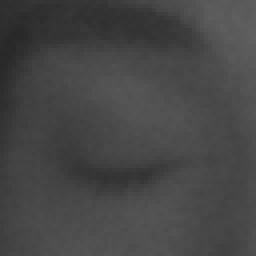
#> input picture MRL Model/Data/processed/closed_eyes/s0001_00735_0_0_0_0_0_01.png, 64 x 64 px, given as the content of the folder ushra Shahid/Desktop/IDVS/MRL Model/Data/processed/open_eyes, which was not available (shown 4 times larger)
$ jupyter execute statistics.ipynb
#> lines starting #> are read from the running program, lines starting #| are printed output that depends on the picture; pictures that were not available may be replaced by others from this repository, and a replacement may not be noted
[cell 1]
# Libraries
import os
import numpy as np
import matplotlib.pyplot as plt
from PIL import Image
from collections import Counter
from scipy import stats

processed_path = r"C:\Users\Bushra Shahid\Desktop\IDVS\MRL Model\Data\processed"
classes = ['open_eyes', 'closed_eyes']

print("Libraries imported!")

[cell 2]
# Size Distribution

import os
from PIL import Image
import matplotlib.pyplot as plt
from collections import Counter

processed_path = r"C:\Users\Bushra Shahid\Desktop\IDVS\MRL Model\Data\processed"

sizes = []

# Collect all image sizes
for class_name in ['open_eyes', 'closed_eyes']:
    class_path = os.path.join(processed_path, class_name)
    for img_name in os.listdir(class_path):
        img_path = os.path.join(class_path, img_name)
        img = Image.open(img_path)
#> img is the input picture: PIL image 64x64 L; min 40, max 96, mean 70.3
        sizes.append(img.size[0])  # Width only since all are square

# Group sizes into ranges
small  = sum(1 for s in sizes if s <= 70)
medium = sum(1 for s in sizes if 71 <= s <= 110)
large  = sum(1 for s in sizes if s > 110)

print(f"Small  (<=70px) : {small} images")
print(f"Medium (71-110) : {medium} images")
print(f"Large  (>110px) : {large} images")

# Plot
labels = ['Small (<=70px)', 'Medium (71-110px)', 'Large (>110px)']
values = [small, medium, large]

fig, ax = plt.subplots(figsize=(7, 5))
bars = ax.bar(labels, values, color=['steelblue', 'orange', 'green'])
ax.set_title('Image Size Distribution')
ax.set_xlabel('Size Range')
ax.set_ylabel('Number of Images')
ax.bar_label(bars, padding=3)
plt.tight_layout()
plt.show()
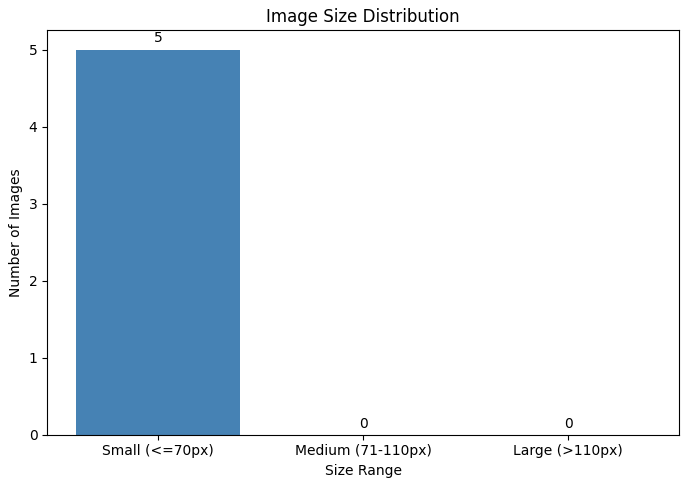
#> figure drawn by matplotlib, 1 panel; tallest bar 5 high, from x = -0.4 to 0.4

[cell 3]
#Pixel intensity histogram

import os
import numpy as np
import matplotlib.pyplot as plt
from PIL import Image

processed_path = r"C:\Users\Bushra Shahid\Desktop\IDVS\MRL Model\Data\processed"

classes = ['open_eyes', 'closed_eyes']
colors = ['steelblue', 'orange']

plt.figure(figsize=(10, 4))

# Plot pixel intensity histogram for each class
for idx, class_name in enumerate(classes):
    class_path = os.path.join(processed_path, class_name)
    pixel_values = []

    # Collect pixel values from 200 random images
    images = os.listdir(class_path)[:200]
    for img_name in images:
        img_path = os.path.join(class_path, img_name)
        img = Image.open(img_path).convert('L')
        pixel_values.extend(np.array(img).flatten())

    plt.subplot(1, 2, idx + 1)
    plt.hist(pixel_values, bins=50, color=colors[idx], alpha=0.7)
    plt.title(f'{class_name}')
    plt.xlabel('Pixel Intensity (0-255)')
    plt.ylabel('Frequency')

plt.suptitle('Pixel Intensity Distribution per Class', fontsize=14)
plt.tight_layout()
plt.show()
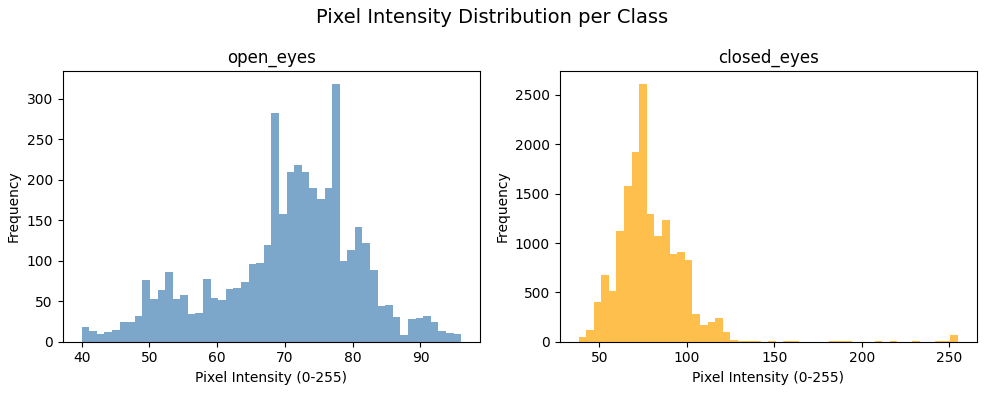
#> figure drawn by matplotlib, 2 panels; panel 1: tallest bar 318 high, from x = 76.96 to 78.08; panel 2: tallest bar 2609 high, from x = 72.72 to 77.06

[cell 4]
#Class balance pie chart

import os
import matplotlib.pyplot as plt

processed_path = r"C:\Users\Bushra Shahid\Desktop\IDVS\MRL Model\Data\processed"

classes = ['open_eyes', 'closed_eyes']
counts = []

for class_name in classes:
    class_path = os.path.join(processed_path, class_name)
    counts.append(len(os.listdir(class_path)))

total = sum(counts)
percentages = [round((c / total) * 100, 2) for c in counts]

print("Class balance:")
for c, count, pct in zip(classes, counts, percentages):
    print(f"  {c}: {count} images ({pct}%)")

# Pie chart
plt.figure(figsize=(6, 6))
plt.pie(percentages, labels=classes, autopct='%1.1f%%',
        colors=['steelblue', 'orange'], startangle=90)
plt.title('Class Balance')
plt.tight_layout()
plt.show()
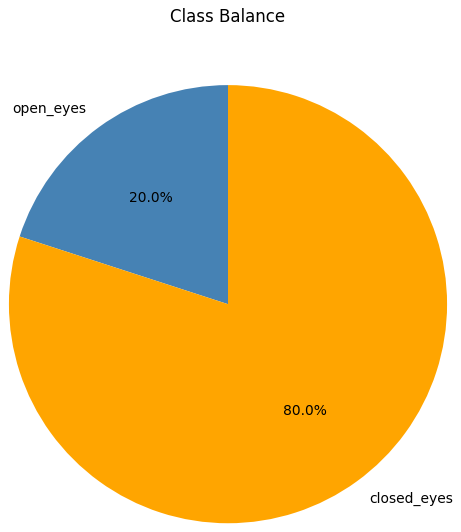
#> figure drawn by matplotlib, 1 panel

[cell 5]
#Mean, Median, Mode, Std Dev

import os
import numpy as np
from PIL import Image
from scipy import stats

processed_path = r"C:\Users\Bushra Shahid\Desktop\IDVS\MRL Model\Data\processed"

classes = ['open_eyes', 'closed_eyes']

# Calculate statistics per class
for class_name in classes:
    class_path = os.path.join(processed_path, class_name)
    pixel_values = []

    for img_name in os.listdir(class_path):
        img_path = os.path.join(class_path, img_name)
        img = Image.open(img_path).convert('L')
        pixel_values.extend(np.array(img).flatten())

    pixel_values = np.array(pixel_values)

    mean   = np.mean(pixel_values)
    median = np.median(pixel_values)
    mode   = stats.mode(pixel_values, keepdims=True)[0][0]
    std    = np.std(pixel_values)

    print(f"\n--- {class_name.upper()} ---")
    print(f"  Mean   : {mean:.2f}")
    print(f"  Median : {median:.2f}")
    print(f"  Mode   : {mode}")
    print(f"  Std Dev: {std:.2f}")

[cell 6]
#barchart

import matplotlib.pyplot as plt
import numpy as np

classes = ['open_eyes', 'closed_eyes']
means   = [88.63, 98.73]
medians = [82.00, 91.00]
modes   = [72, 76]
stds    = [41.92, 32.22]

x = np.arange(len(classes))
width = 0.2

fig, ax = plt.subplots(figsize=(10, 5))

bars1 = ax.bar(x - 1.5*width, means,   width, label='Mean',    color='steelblue')
bars2 = ax.bar(x - 0.5*width, medians, width, label='Median',  color='orange')
bars3 = ax.bar(x + 0.5*width, modes,   width, label='Mode',    color='green')
bars4 = ax.bar(x + 1.5*width, stds,    width, label='Std Dev', color='red')

ax.set_xlabel('Class')
ax.set_ylabel('Pixel Value')
ax.set_title('Mean, Median, Mode, Std Dev per Class')
ax.set_xticks(x)
ax.set_xticklabels(classes)
ax.legend()

ax.bar_label(bars1, padding=3, fmt='%.1f')
ax.bar_label(bars2, padding=3, fmt='%.1f')
ax.bar_label(bars3, padding=3)
ax.bar_label(bars4, padding=3, fmt='%.1f')

plt.tight_layout()
plt.show()
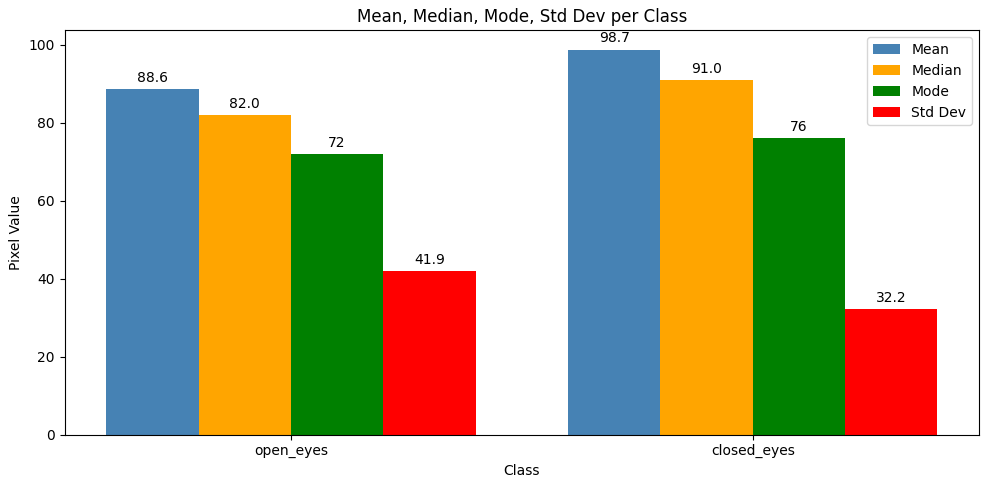
#> figure drawn by matplotlib, 1 panel

[cell 7]
#skewness

from scipy.stats import skew

skewness_values = []

for class_name in classes:
    class_path = os.path.join(processed_path, class_name)
    pixel_values = []
    for img_name in os.listdir(class_path):
        img = Image.open(os.path.join(class_path, img_name)).convert('L')
        pixel_values.extend(np.array(img).flatten())

    pixel_values = np.array(pixel_values)
    skewness = skew(pixel_values)
    skewness_values.append(skewness)

    print(f"\n--- {class_name.upper()} ---")
    print(f"  Skewness: {skewness:.4f}")
    if skewness > 0:
        print(f"  Positive skew - pixels mostly dark, tail on right")
    elif skewness < 0:
        print(f"  Negative skew - pixels mostly bright, tail on left")
    else:
        print(f"  Symmetric distribution")

# Bar chart
fig, ax = plt.subplots(figsize=(6, 5))
bars = ax.bar(classes, skewness_values, color=['steelblue', 'orange'])
ax.axhline(y=0, color='red', linestyle='--', linewidth=1)
ax.set_title('Skewness per Class')
ax.set_xlabel('Class')
ax.set_ylabel('Skewness Value')
ax.bar_label(bars, padding=3, fmt='%.4f')
plt.tight_layout()
plt.show()
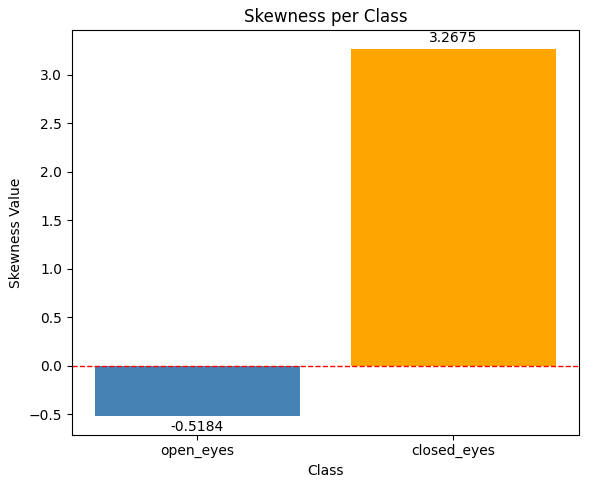
#> figure drawn by matplotlib, 1 panel
